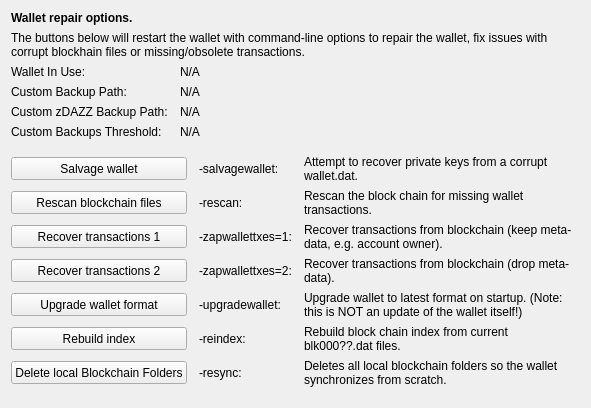
     <widget class="QWidget" name="tab_repair">
      <attribute name="title">
       <string>&amp;Wallet Repair</string>
      </attribute>
      <layout class="QGridLayout" name="gridLayout_4" columnstretch="0,0,0,0">
       <property name="horizontalSpacing">
        <number>12</number>
       </property>
       <item row="0" column="0" colspan="4">
        <widget class="QLabel" name="label_repair_header">
         <property name="font">
          <font>
           <weight>75</weight>
           <bold>true</bold>
          </font>
         </property>
         <property name="text">
          <string>Wallet repair options.</string>
         </property>
        </widget>
       </item>
       <item row="1" column="0" colspan="4">
        <widget class="QLabel" name="label_repair_helptext">
         <property name="font">
          <font>
           <weight>50</weight>
           <bold>false</bold>
          </font>
         </property>
         <property name="text">
          <string>The buttons below will restart the wallet with command-line options to repair the wallet, fix issues with corrupt blockhain files or missing/obsolete transactions.</string>
         </property>
         <property name="wordWrap">
          <bool>true</bool>
         </property>
        </widget>
       </item>
       <item row="2" column="0">
        <widget class="QLabel" name="wallet_path_label">
         <property name="text">
          <string>Wallet In Use:</string>
         </property>
        </widget>
       </item>
       <item row="2" column="1" colspan="3">
        <widget class="QLabel" name="wallet_path">
         <property name="cursor">
          <cursorShape>IBeamCursor</cursorShape>
         </property>
         <property name="text">
          <string>N/A</string>
         </property>
         <property name="textFormat">
          <enum>Qt::PlainText</enum>
         </property>
         <property name="textInteractionFlags">
          <set>Qt::LinksAccessibleByMouse|Qt::TextSelectableByKeyboard|Qt::TextSelectableByMouse</set>
         </property>
        </widget>
       </item>
       <item row="3" column="0">
        <widget class="QLabel" name="wallet_custombackuppath_label">
         <property name="text">
          <string>Custom Backup Path:</string>
         </property>
         <property name="visible">
          <bool>false</bool>
         </property>
        </widget>
       </item>
       <item row="3" column="1" colspan="3">
        <widget class="QLabel" name="wallet_custombackuppath">
         <property name="cursor">
          <cursorShape>IBeamCursor</cursorShape>
         </property>
         <property name="text">
          <string>N/A</string>
         </property>
         <property name="textFormat">
          <enum>Qt::PlainText</enum>
         </property>
         <property name="textInteractionFlags">
          <set>Qt::LinksAccessibleByMouse|Qt::TextSelectableByKeyboard|Qt::TextSelectableByMouse</set>
         </property>
         <property name="visible">
          <bool>false</bool>
         </property>
        </widget>
       </item>
       <item row="4" column="0">
        <widget class="QLabel" name="wallet_customzpivbackuppath_label">
         <property name="text">
          <string>Custom zDAZZ Backup Path:</string>
         </property>
         <property name="visible">
          <bool>false</bool>
         </property>
        </widget>
       </item>
       <item row="4" column="1" colspan="3">
        <widget class="QLabel" name="wallet_customzpivbackuppath">
         <property name="cursor">
          <cursorShape>IBeamCursor</cursorShape>
         </property>
         <property name="text">
          <string>N/A</string>
         </property>
         <property name="textFormat">
          <enum>Qt::PlainText</enum>
         </property>
         <property name="textInteractionFlags">
          <set>Qt::LinksAccessibleByMouse|Qt::TextSelectableByKeyboard|Qt::TextSelectableByMouse</set>
         </property>
         <property name="visible">
          <bool>false</bool>
         </property>
        </widget>
       </item>
       <item row="5" column="0">
        <widget class="QLabel" name="wallet_custombackupthreshold_label">
         <property name="text">
          <string>Custom Backups Threshold:</string>
         </property>
         <property name="visible">
          <bool>false</bool>
         </property>
        </widget>
       </item>
       <item row="5" column="1" colspan="3">
        <widget class="QLabel" name="wallet_custombackupthreshold">
         <property name="cursor">
          <cursorShape>IBeamCursor</cursorShape>
         </property>
         <property name="text">
          <string>N/A</string>
         </property>
         <property name="textFormat">
          <enum>Qt::PlainText</enum>
         </property>
         <property name="textInteractionFlags">
          <set>Qt::LinksAccessibleByMouse|Qt::TextSelectableByKeyboard|Qt::TextSelectableByMouse</set>
         </property>
         <property name="visible">
          <bool>false</bool>
         </property>
        </widget>
       </item>
       <item row="6" column="0">
        <spacer name="verticalSpacer_repair1">
         <property name="orientation">
          <enum>Qt::Vertical</enum>
         </property>
         <property name="sizeHint" stdset="0">
          <size>
           <width>10</width>
           <height>10</height>
          </size>
         </property>
        </spacer>
       </item>
       <item row="7" column="0" colspan="2">
        <widget class="QPushButton" name="btn_salvagewallet">
         <property name="minimumSize">
          <size>
           <width>100</width>
           <height>23</height>
          </size>
         </property>
         <property name="text">
          <string>Salvage wallet</string>
         </property>
        </widget>
       </item>
       <item row="7" column="2">
        <widget class="QLabel" name="label_repair_salvage_command">
         <property name="text">
          <string notr="true">-salvagewallet:</string>
         </property>
        </widget>
       </item>
       <item row="7" column="3">
        <widget class="QLabel" name="label_repair_salvage">
         <property name="text">
          <string>Attempt to recover private keys from a corrupt wallet.dat.</string>
         </property>
         <property name="wordWrap">
          <bool>true</bool>
         </property>
        </widget>
       </item>
       <item row="8" column="0" colspan="2">
        <widget class="QPushButton" name="btn_rescan">
         <property name="minimumSize">
          <size>
           <width>100</width>
           <height>23</height>
          </size>
         </property>
         <property name="text">
          <string>Rescan blockchain files</string>
         </property>
        </widget>
       </item>
       <item row="8" column="2">
        <widget class="QLabel" name="label_repair_rescan_command">
         <property name="text">
          <string notr="true">-rescan:</string>
         </property>
        </widget>
       </item>
       <item row="8" column="3">
        <widget class="QLabel" name="label_repair_rescan">
         <property name="text">
          <string>Rescan the block chain for missing wallet transactions.</string>
         </property>
         <property name="wordWrap">
          <bool>true</bool>
         </property>
        </widget>
       </item>
       <item row="9" column="0" colspan="2">
        <widget class="QPushButton" name="btn_zapwallettxes1">
         <property name="minimumSize">
          <size>
           <width>100</width>
           <height>23</height>
          </size>
         </property>
         <property name="text">
          <string>Recover transactions 1</string>
         </property>
        </widget>
       </item>
       <item row="9" column="2">
        <widget class="QLabel" name="label_repair_zap1_command">
         <property name="text">
          <string notr="true">-zapwallettxes=1:</string>
         </property>
        </widget>
       </item>
       <item row="9" column="3">
        <widget class="QLabel" name="label_repair_zap1">
         <property name="text">
          <string>Recover transactions from blockchain (keep meta-data, e.g. account owner).</string>
         </property>
         <property name="wordWrap">
          <bool>true</bool>
         </property>
        </widget>
       </item>
       <item row="10" column="0" colspan="2">
        <widget class="QPushButton" name="btn_zapwallettxes2">
         <property name="minimumSize">
          <size>
           <width>100</width>
           <height>23</height>
          </size>
         </property>
         <property name="text">
          <string>Recover transactions 2</string>
         </property>
        </widget>
       </item>
       <item row="10" column="2">
        <widget class="QLabel" name="label_repair_zap2_command">
         <property name="text">
          <string notr="true">-zapwallettxes=2:</string>
         </property>
        </widget>
       </item>
       <item row="10" column="3">
        <widget class="QLabel" name="label_repair_zap2">
         <property name="text">
          <string>Recover transactions from blockchain (drop meta-data).</string>
         </property>
         <property name="wordWrap">
          <bool>true</bool>
         </property>
        </widget>
       </item>
       <item row="11" column="0" colspan="2">
        <widget class="QPushButton" name="btn_upgradewallet">
         <property name="minimumSize">
          <size>
           <width>100</width>
           <height>23</height>
          </size>
         </property>
         <property name="text">
          <string>Upgrade wallet format</string>
         </property>
        </widget>
       </item>
       <item row="11" column="2">
        <widget class="QLabel" name="label_repair_upgrade_command">
         <property name="text">
          <string notr="true">-upgradewallet:</string>
         </property>
        </widget>
       </item>
       <item row="11" column="3">
        <widget class="QLabel" name="label_repair_upgrade">
         <property name="text">
          <string>Upgrade wallet to latest format on startup. (Note: this is NOT an update of the wallet itself!)</string>
         </property>
         <property name="wordWrap">
          <bool>true</bool>
         </property>
        </widget>
       </item>
       <item row="12" column="0" colspan="2">
        <widget class="QPushButton" name="btn_reindex">
         <property name="minimumSize">
          <size>
           <width>100</width>
           <height>23</height>
          </size>
         </property>
         <property name="text">
          <string>Rebuild index</string>
         </property>
        </widget>
       </item>
       <item row="12" column="2">
        <widget class="QLabel" name="label_repair_reindex_command">
         <property name="text">
          <string notr="true">-reindex:</string>
         </property>
        </widget>
       </item>
       <item row="12" column="3">
        <widget class="QLabel" name="label_repair_reindex">
         <property name="text">
          <string>Rebuild block chain index from current blk000??.dat files.</string>
         </property>
         <property name="wordWrap">
          <bool>true</bool>
         </property>
        </widget>
       </item>
       <item row="13" column="0" colspan="2">
        <widget class="QPushButton" name="btn_resync">
         <property name="minimumSize">
          <size>
           <width>100</width>
           <height>23</height>
          </size>
         </property>
         <property name="text">
          <string>Delete local Blockchain Folders</string>
         </property>
        </widget>
       </item>
       <item row="13" column="2">
        <widget class="QLabel" name="label_repair_resync_command">
         <property name="text">
          <string>-resync:</string>
         </property>
        </widget>
       </item>
       <item row="13" column="3">
        <widget class="QLabel" name="label_repair_resync">
         <property name="text">
          <string>Deletes all local blockchain folders so the wallet synchronizes from scratch.</string>
         </property>
         <property name="wordWrap">
          <bool>true</bool>
         </property>
        </widget>
       </item>
       <item row="14" column="0">
        <spacer name="verticalSpacer_repair2">
         <property name="orientation">
          <enum>Qt::Vertical</enum>
         </property>
         <property name="sizeHint" stdset="0">
          <size>
           <width>20</width>
           <height>10</height>
          </size>
         </property>
        </spacer>
       </item>
      </layout>
     </widget>
